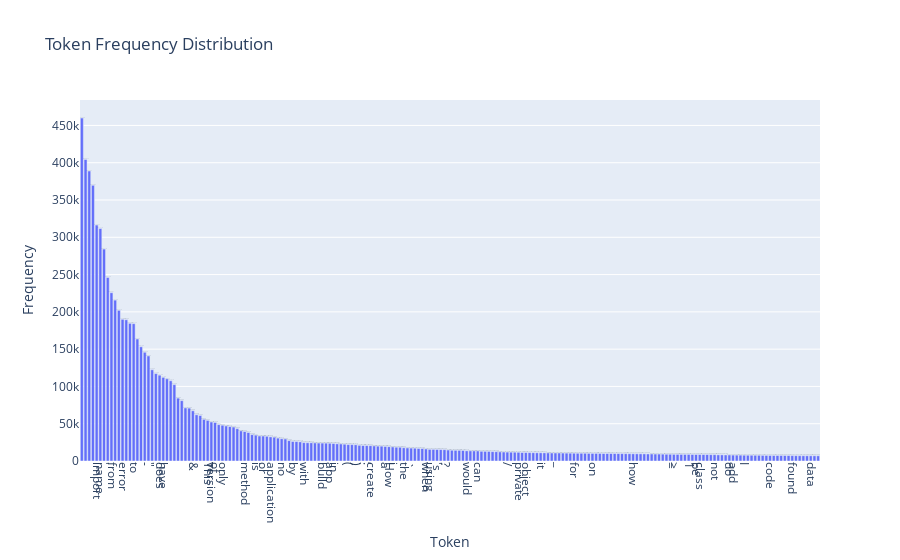

The cell this chart's notebook holds for it:
### Code cell
# Visualisons

df_freq = pd.DataFrame(list(token_frequencies_dict_spacy.items()), columns=['Token', 'Frequency'])

# Sort the DataFrame by frequency in descending order
df_freq = df_freq.sort_values(by='Frequency', ascending=False)

print(df_freq.shape)
display(df_freq.describe())

df = df_freq[:200]

fig = px.bar(df, x='Token', y='Frequency', labels={'Token': 'Token', 'Frequency': 'Frequency'},
             title='Token Frequency Distribution', text='Frequency')
fig.update_xaxes(tickangle=90, tickmode='array', tickvals=df.index, ticktext=df['Token'])

# Show the plot
fig.show()

# Deux x + étalé que le corpus obtenu avec nltk
# (2 x + de tokens)

# version (52 000), method (40 000), application (32 000)

### Figure 1 — Plotly figure (JSON) as saved in the notebook; plotly's stock layout.template omitted (floating-point values rounded to 4 significant figures; data arrays with more than 128 entries replaced by an {"elided": "..."} marker saying what was removed)
{"data": [{"alignmentgroup": "True", "hovertemplate": "Token=%{x}<br>Frequency=%{text}<extra></extra>", "legendgroup": "", "marker": {"color": "#636efa", "pattern": {"shape": ""}}, "name": "", "offsetgroup": "", "orientation": "v", "showlegend": false, "text": {"elided": "200 int values"}, "textposition": "auto", "type": "bar", "x": {"elided": "200 str values"}, "xaxis": "x", "y": {"elided": "200 int values"}, "yaxis": "y"}], "layout": {"barmode": "relative", "legend": {"tracegroupgap": 0}, "title": {"text": "Token Frequency Distribution"}, "xaxis": {"anchor": "y", "domain": [0, 1], "tickangle": 90, "tickmode": "array", "ticktext": {"elided": "200 str values"}, "tickvals": {"elided": "200 int values"}, "title": {"text": "Token"}}, "yaxis": {"anchor": "x", "domain": [0, 1], "title": {"text": "Frequency"}}}}
